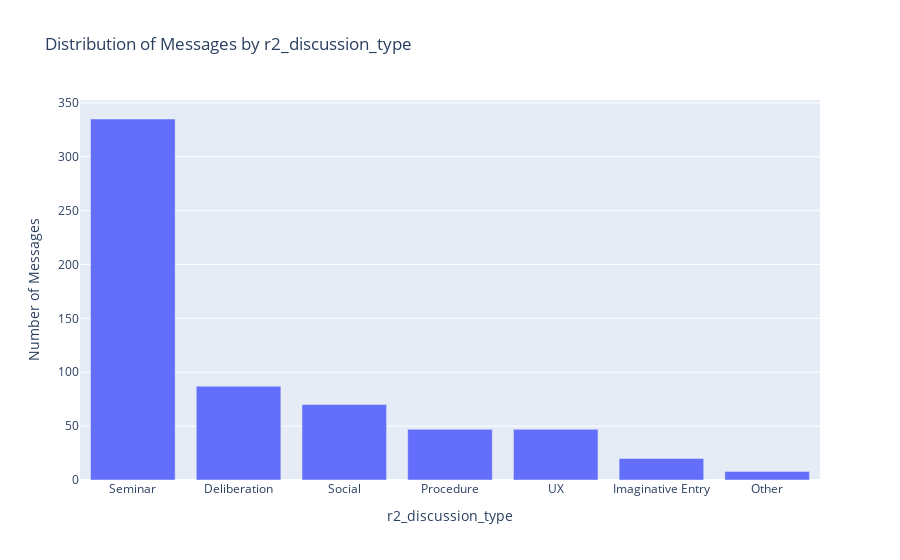
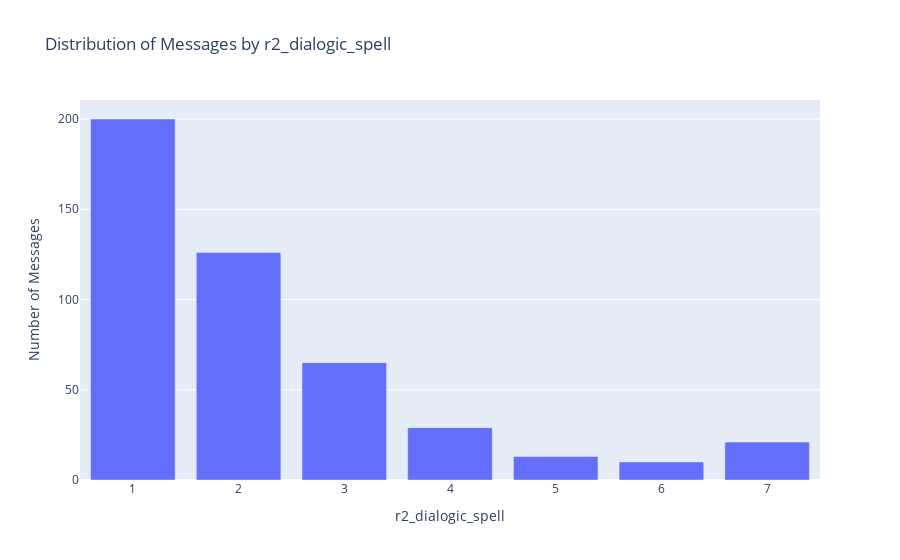

Notebook code cell kept with these figures, in order:
### Code cell
# Define the columns for which you want to create plots
columns_to_plot = ['r2_discussion_type', 'r2_dialogic_spell', 'r2_uptake', 'r2_question', 'from_pivot', 'to_pivot']

# Create plots for each category
for column in columns_to_plot:
    # Replace NaN values with 'None' for categorical columns
    data[column] = data[column].fillna('None')
    
    # Count the number of messages per category
    message_counts_by_category = data[column].value_counts()
    
    # Create a bar chart using Plotly Express
    fig = px.bar(x=message_counts_by_category.index, y=message_counts_by_category.values, 
                 labels={'x': column, 'y': 'Number of Messages'},
                 title=f'Distribution of Messages by {column}')
    fig.show()

    fig.write_image(f'./images/messages_by_{column}.pdf', format='pdf')

### Figure 1 — Plotly figure (JSON) as saved in the notebook; plotly's stock layout.template omitted (floating-point values rounded to 4 significant figures)
{"data": [{"alignmentgroup": "True", "hovertemplate": "r2_discussion_type=%{x}<br>Number of Messages=%{y}<extra></extra>", "legendgroup": "", "marker": {"color": "#636efa", "pattern": {"shape": ""}}, "name": "", "offsetgroup": "", "orientation": "v", "showlegend": false, "textposition": "auto", "type": "bar", "x": ["Seminar", "Deliberation", "Social", "Procedure", "UX", "Imaginative Entry", "Other"], "xaxis": "x", "y": [335, 87, 70, 47, 47, 20, 8], "yaxis": "y"}], "layout": {"barmode": "relative", "legend": {"tracegroupgap": 0}, "title": {"text": "Distribution of Messages by r2_discussion_type"}, "xaxis": {"anchor": "y", "domain": [0, 1], "title": {"text": "r2_discussion_type"}}, "yaxis": {"anchor": "x", "domain": [0, 1], "title": {"text": "Number of Messages"}}}}

### Figure 2 — Plotly figure (JSON) as saved in the notebook; plotly's stock layout.template omitted (floating-point values rounded to 4 significant figures)
{"data": [{"alignmentgroup": "True", "hovertemplate": "r2_dialogic_spell=%{x}<br>Number of Messages=%{y}<extra></extra>", "legendgroup": "", "marker": {"color": "#636efa", "pattern": {"shape": ""}}, "name": "", "offsetgroup": "", "orientation": "v", "showlegend": false, "textposition": "auto", "type": "bar", "x": [1, "None", 2, 3, 4, 7, 5, 6], "xaxis": "x", "y": [200, 150, 126, 65, 29, 21, 13, 10], "yaxis": "y"}], "layout": {"barmode": "relative", "legend": {"tracegroupgap": 0}, "title": {"text": "Distribution of Messages by r2_dialogic_spell"}, "xaxis": {"anchor": "y", "domain": [0, 1], "title": {"text": "r2_dialogic_spell"}}, "yaxis": {"anchor": "x", "domain": [0, 1], "title": {"text": "Number of Messages"}}}}
